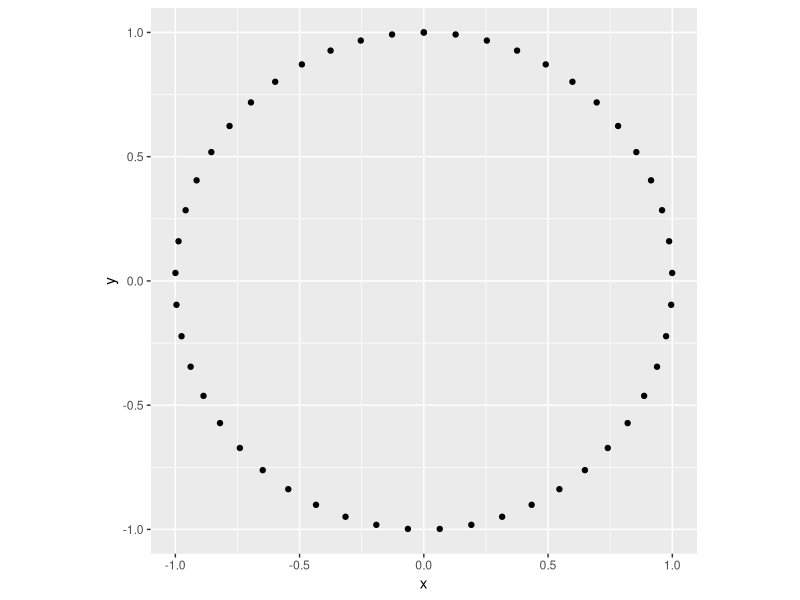
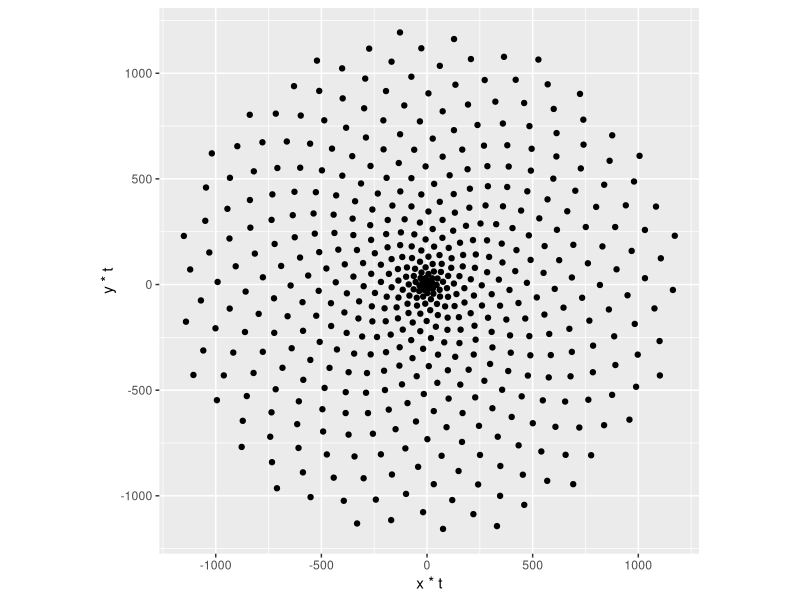
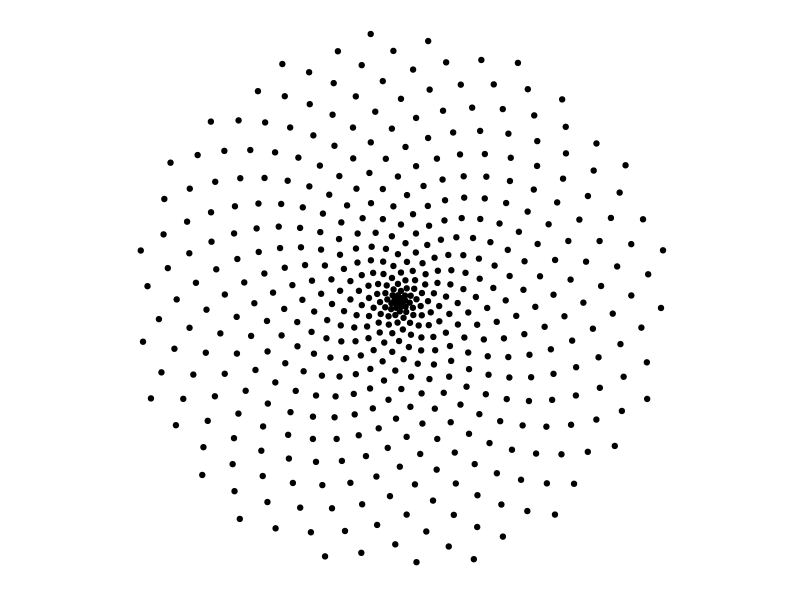
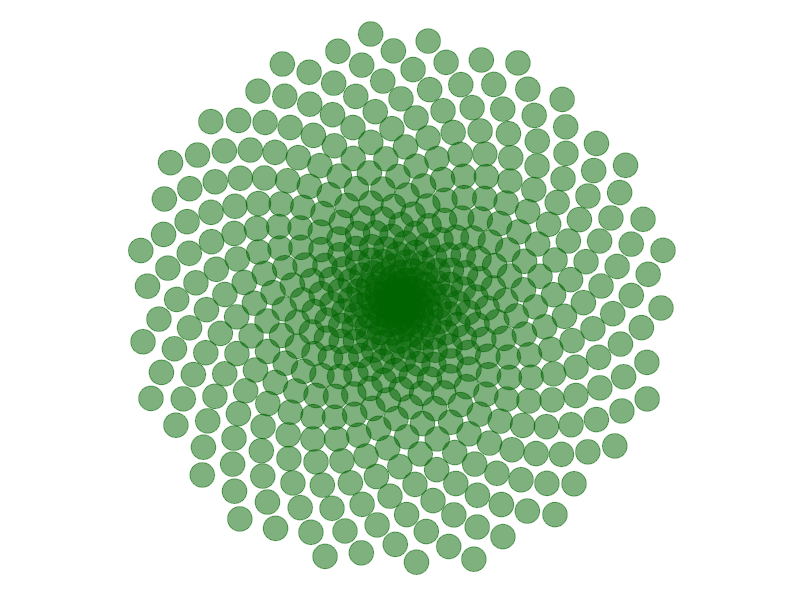
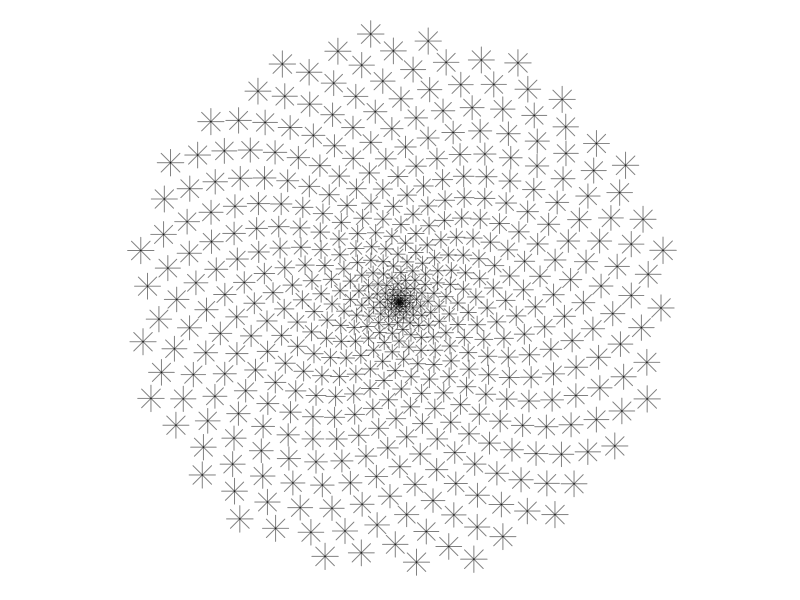
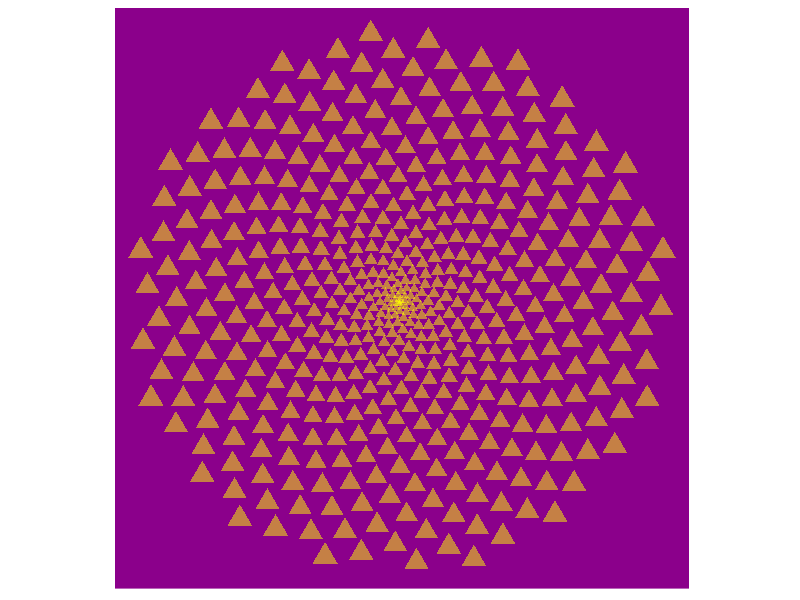
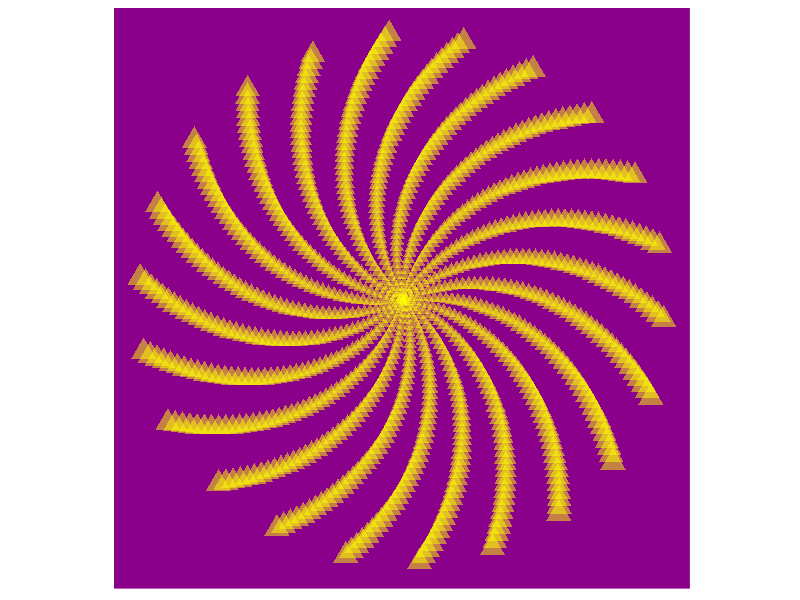
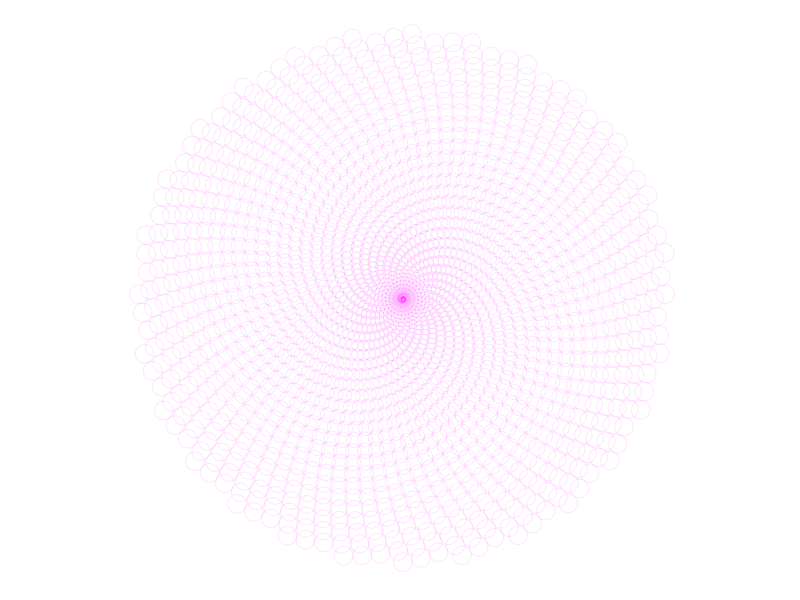

Reproduce these figures in R, in order.
## ---- chunk 1
knitr::opts_chunk$set(echo = TRUE)

# This sets plot images to a nice size.
options(repr.plot.width = 4, repr.plot.height = 4)
## ---- chunk 2
# Loading in the ggplot2 package
library(ggplot2)

## ---- chunk 3
t <- seq(0, 2*pi, length.out = 50)
x <- sin(t)
y <- cos(t)
df <- data.frame(t, x, y)

# Make a scatter plot of points in a circle
p <- ggplot(df, aes(x, y))
p + geom_point() + coord_equal()
## ---- chunk 4
# Defining the number of points
points <- 500

# Defining the Golden Angle
angle <- pi*(3 - sqrt(5))

t <- (1:points) * angle
x <- sin(t)
y <-cos(t)
df <- data.frame(t, x, y)

# Make a scatter plot of points in a spiral
p <- ggplot(df, aes(x*t, y*t))
p + geom_point() + coord_equal()
## ---- chunk 5
df <- data.frame(t, x, y)

# Make a scatter plot of points in a spiral
p <- ggplot(df, aes(x*t, y*t))
p + geom_point() + coord_equal() +
    theme(panel.grid = element_blank(),
          axis.ticks = element_blank(),
          axis.title = element_blank(),
          axis.text = element_blank(),
          panel.background = element_rect(fill = "white"))
## ---- chunk 6
p <- ggplot(df, aes(x*t, y*t))
p + geom_point(size = 8, alpha = .5, color = "darkgreen") + coord_equal() +
    theme(panel.grid = element_blank(),
          axis.ticks = element_blank(),
          axis.title = element_blank(),
          axis.text = element_blank(),
          panel.background = element_rect(fill = "white"))
## ---- chunk 7
p <- ggplot(df, aes(x*t, y*t))
p + geom_point(aes(size = t), shape = 8, alpha = .5, color = "black") + coord_equal() +
    theme(panel.grid = element_blank(),
          axis.ticks = element_blank(),
          axis.title = element_blank(),
          axis.text = element_blank(),
          panel.background = element_rect(fill = "white"),
          legend.position = "none")
## ---- chunk 8
p <- ggplot(df, aes(x*t, y*t))
p + geom_point(aes(size = t), shape = 17, alpha = .5, color = "yellow") + coord_equal() +
    theme(panel.grid = element_blank(),
          axis.ticks = element_blank(),
          axis.title = element_blank(),
          axis.text = element_blank(),
          panel.background = element_rect(fill = "darkmagenta"),
          legend.position = "none")
## ---- chunk 9
angle <- 2.0
points <- 1000

t <- (1:points)*angle
x <- sin(t)
y <- cos(t)

df <- data.frame(t, x, y)

p <- ggplot(df, aes(x*t, y*t))
p + geom_point(aes(size = t), shape = 17, alpha = .5, color = "yellow") + coord_equal() +
    theme(panel.grid = element_blank(),
          axis.ticks = element_blank(),
          axis.title = element_blank(),
          axis.text = element_blank(),
          panel.background = element_rect(fill = "darkmagenta"),
          legend.position = "none")
## ---- chunk 10
angle <- 13 * pi/180
points <- 2000

t <- (1:points)*angle
x <- sin(t)
y <- cos(t)

df <- data.frame(t, x, y)

p <- ggplot(df, aes(x*t, y*t))
p + geom_point(aes(size = t), shape = 1, alpha = .1, color = "magenta") + coord_equal() +
    theme(panel.grid = element_blank(),
          axis.ticks = element_blank(),
          axis.title = element_blank(),
          axis.text = element_blank(),
          panel.background = element_rect(fill = "white"),
          legend.position = "none")
## ---- chunk 11
angle <- 13 * pi/180
golden_angle <- pi*(3 - sqrt(5))
points <- 360

t <- (1:points)*angle
x <- sin(t)
y <- cos(t)
seed <- data.frame(t, x, y)

l <- (1:points)*golden_angle
x <- -sin(t)
y <- cos(t)
flowers <- data.frame(t, x, y)

df <-rbind(seed, flowers)

p <- ggplot(df, aes(x*t, y*t))
p + geom_point(aes(size = t), shape = 8, alpha = .5, color = "pink") +
    geom_point(aes(size = t), shape = 1, alpha = .2, color = "yellow") +
    coord_equal() +
    theme(panel.grid = element_blank(),
          axis.ticks = element_blank(),
          axis.title = element_blank(),
          axis.text = element_blank(),
          panel.background = element_rect(fill = "black"),
          legend.position = "none")
## ---- chunk 12
angle <- 13 * pi/180
golden_angle <- pi*(3 - sqrt(5))
points <- 720

t <- (1:points)*angle
x <- sin(t)
y <- cos(t)
seed <- data.frame(t, x, y)

l <- (180:points)*angle
x <- -sin(t)
y <- cos(t)
flowers <- data.frame(t, x, y)

df <-rbind(seed, flowers)

p <- ggplot(df, aes(x*t, y*t))
p + geom_point(aes(size = t), shape = 8, alpha = .3, color = "yellow") +
    geom_point(aes(size = t), shape = 5, alpha = .6, color = "brown") +
    coord_equal() +
    theme(panel.grid = element_blank(),
          axis.ticks = element_blank(),
          axis.title = element_blank(),
          axis.text = element_blank(),
          panel.background = element_rect(fill = "white"),
          legend.position = "none")
## ---- chunk 13
p <- ggplot(df, aes(x*t, y*t))
p + geom_point(size = 4, alpha = .5, color = "lightblue") + coord_equal() +
    geom_point(size = 2, shape = 17, alpha = .4, color = "darkblue") + coord_equal() +
    geom_point(size = 5, shape = 10, alpha = .2, color = "red") + coord_equal() +
    theme(panel.grid = element_blank(),
          axis.ticks = element_blank(),
          axis.title = element_blank(),
          axis.text = element_blank(),
          panel.background = element_rect(fill = "black"))
